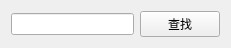
<?xml version="1.0" encoding="UTF-8"?>
<ui version="4.0">
 <class>FinderWindow</class>
 <widget class="QWidget" name="FinderWindow">
  <property name="windowModality">
   <enum>Qt::NonModal</enum>
  </property>
  <property name="geometry">
   <rect>
    <x>0</x>
    <y>0</y>
    <width>231</width>
    <height>42</height>
   </rect>
  </property>
  <property name="windowTitle">
   <string>FinderWindow</string>
  </property>
  <layout class="QHBoxLayout" name="horizontalLayout">
   <item>
    <widget class="QLineEdit" name="edit_content"/>
   </item>
   <item>
    <widget class="QPushButton" name="btn_find">
     <property name="text">
      <string>查找</string>
     </property>
    </widget>
   </item>
  </layout>
 </widget>
 <resources/>
 <connections/>
</ui>
